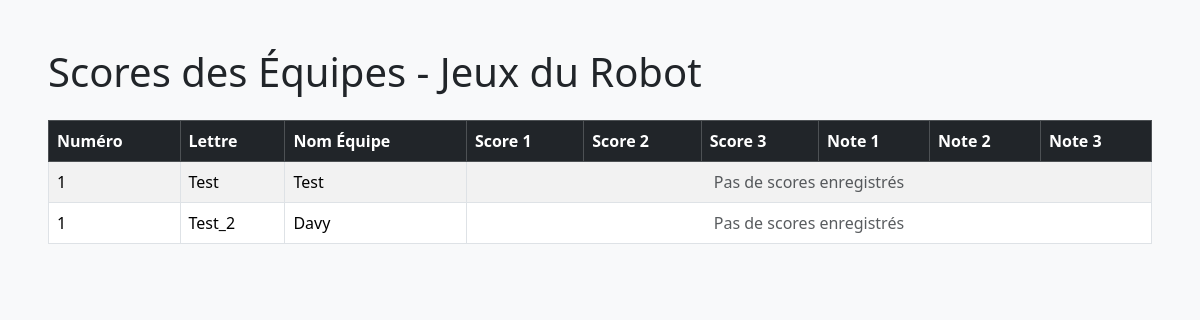
The page /score on the database as committed earlier.
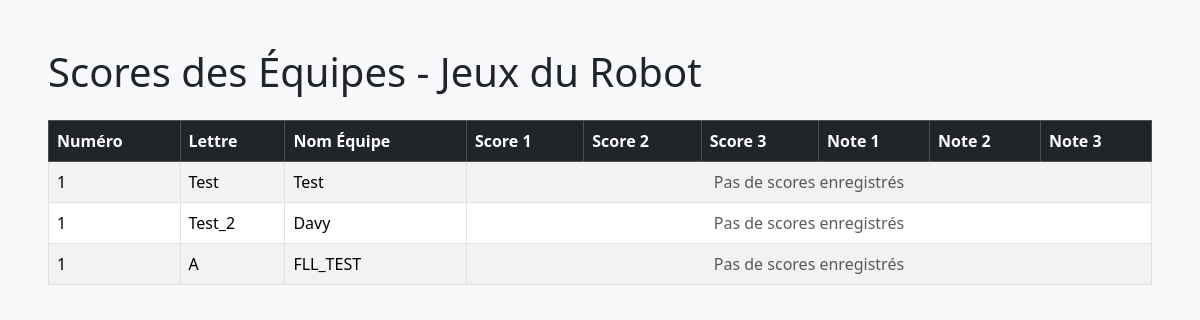
The same page on the database as committed later.
### app.py (models this page shows, shortened)
class Equipe(db.Model):
    id = db.Column(db.Integer, primary_key=True)
    lettres = db.Column(db.String(10), nullable=False)
    nom = db.Column(db.String(100), nullable=False)
    ville = db.Column(db.String(100), nullable=False)
    nb_joueurs = db.Column(db.Integer, nullable=False)

### app.py (the view)
@app.route("/score")
def score():
    equipes = Equipe.query.all()
    return render_template("score_robot.html", equipes=equipes)

### templates/score_robot.html (shortened to what this page needs)
<!DOCTYPE html>
<html lang="fr">
<head>
    <link href="https://cdn.jsdelivr.net/npm/bootstrap@5.3.6/dist/css/bootstrap.min.css" rel="stylesheet"
>
</head>
<body class="bg-light p-5">
    <h1 class="mb-4">Scores des Équipes - Jeux du Robot</h1>
    <table class="table table-striped table-bordered table-hover">
        <thead class="table-dark">
            <tr>
                <th>Numéro</th>
                <th>Lettre</th>
                <th>Nom Équipe</th>
                <th>Score 1</th>
                <th>Score 2</th>
                <th>Score 3</th>
                <th>Note 1</th>
                <th>Note 2</th>
                <th>Note 3</th>
            </tr>
        </thead>
        <tbody>
            {% set num = 1 %}
            {% for equipe in equipes %}
                {% if equipe.jeux_du_robot %}
                    {% for jeu in equipe.jeux_du_robot %}
                    <tr>
                        <td>{{ num }}</td>
                        <td>{{ equipe.lettres }}</td>
                        <td>{{ equipe.nom }}</td>
                        <td>{{ jeu.score1 }}</td>
                        <td>{{ jeu.score2 }}</td>
                        <td>{{ jeu.score3 }}</td>
                        <td>{{ jeu.note_prof1 }}</td>
                        <td>{{ jeu.note_prof2 }}</td>
                        <td>{{ jeu.note_prof3 }}</td>
                    </tr>
                    {% set num = num + 1 %}
                    {% endfor %}
                {% else %}
                    <tr>
                        <td>{{ num }}</td>
                        <td>{{ equipe.lettres }}</td>
                        <td>{{ equipe.nom }}</td>
                        <td colspan="6" class="text-center text-muted">Pas de scores enregistrés</td>
                    </tr>
                    {% set num = num + 1 %}
                {% endif %}
            {% endfor %}
        </tbody>
    </table>
</body>
</html>

Rows that differ between the two databases and show on the page:
added Equipe: num "1", lettres "A", nom "FLL_TEST"
